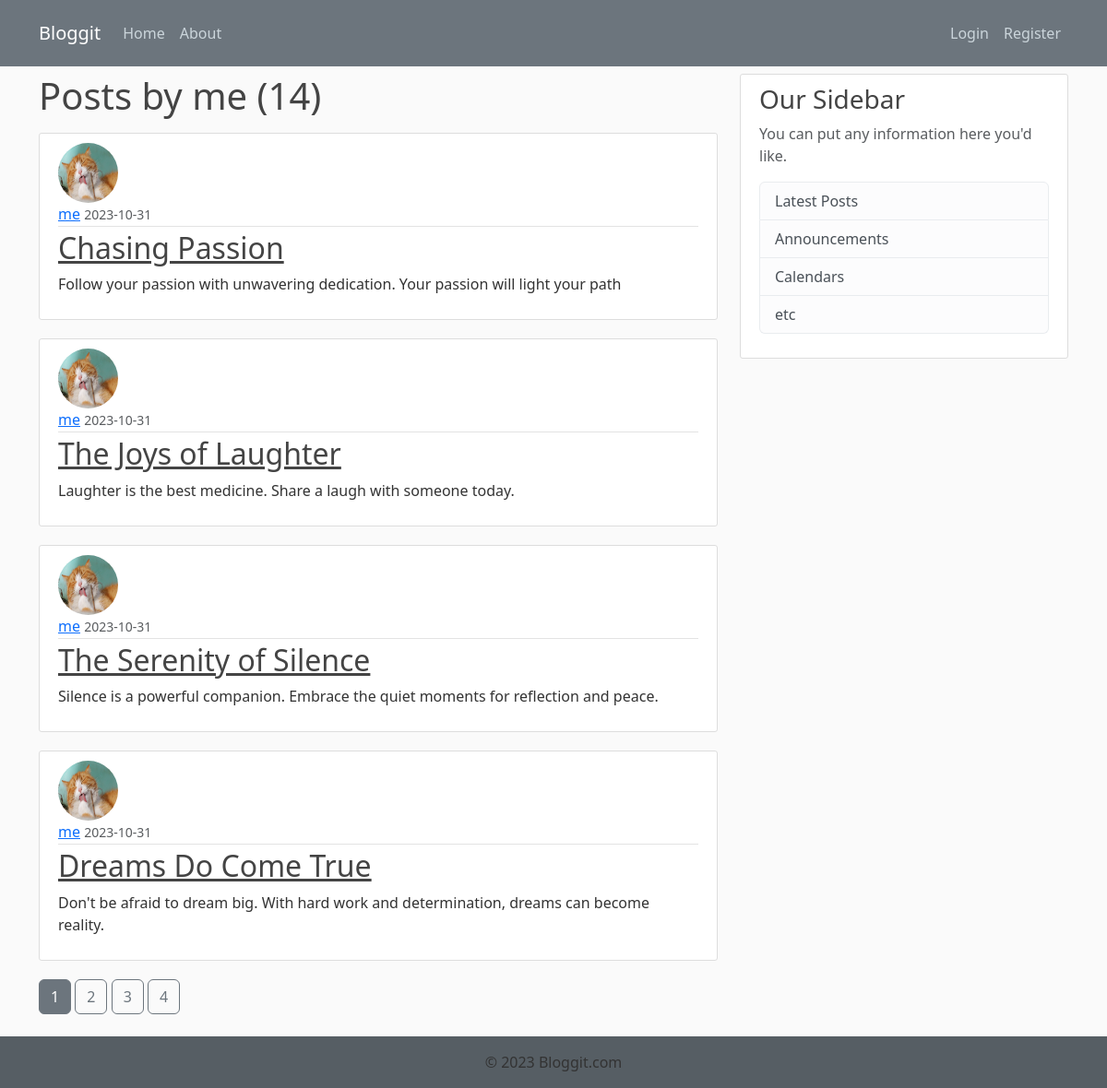
Page /user/me on the earlier database version.
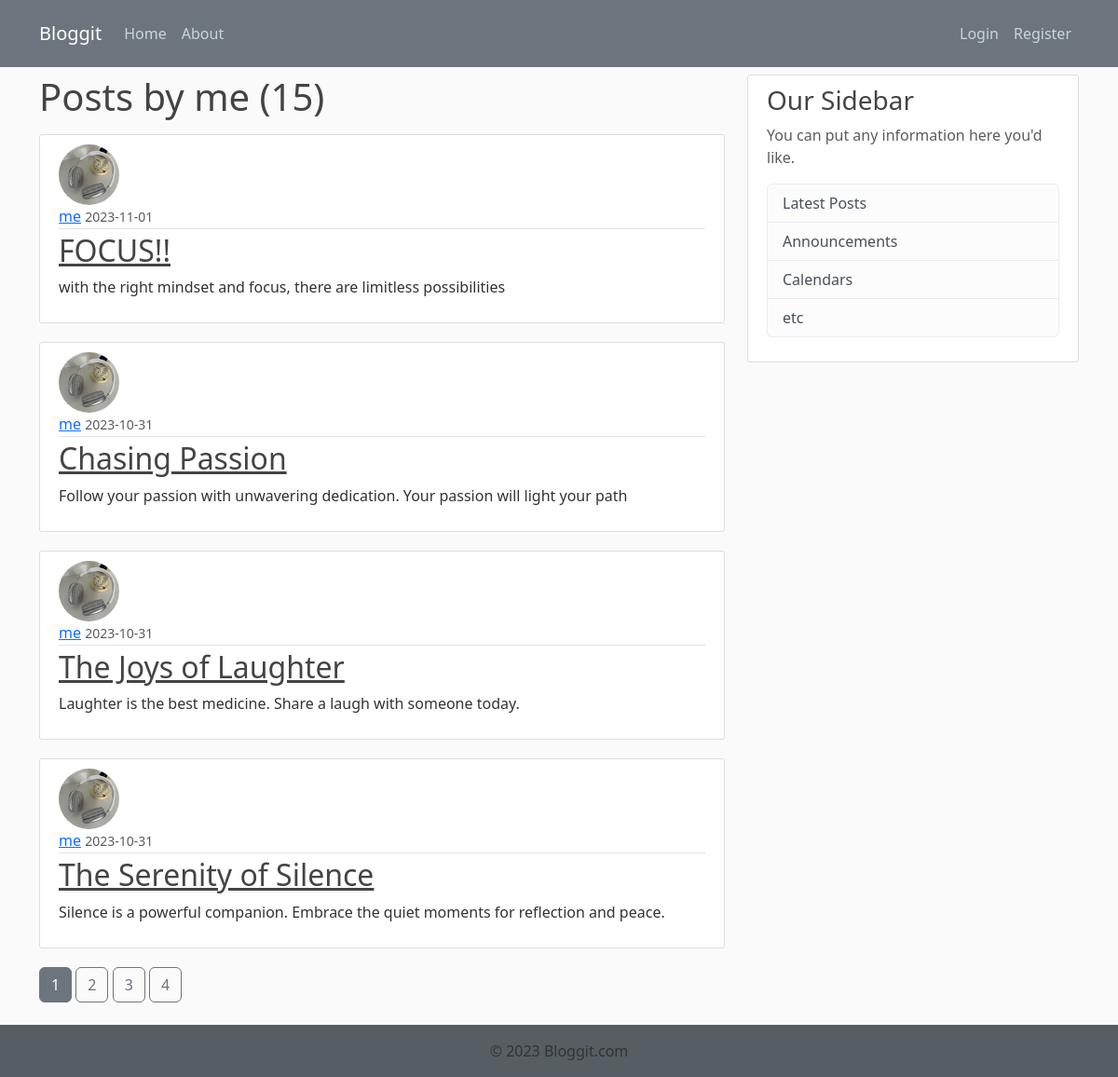
Same page on the later database version.
### flaskblog/models.py (models this page shows, shortened)
class User(db.Model, UserMixin):
    id = db.Column(db.Integer, primary_key=True)
    username = db.Column(db.String(20), unique=True, nullable=False)
    email = db.Column(db.String(120), unique=True, nullable=False)
    image_file = db.Column(db.String(20), nullable=False, default='default.jpeg')
    password = db.Column(db.String(60), nullable=False)
    post = db.relationship('Post', backref='author', lazy=True)

class Post(db.Model):
    id = db.Column(db.Integer, primary_key=True)
    title = db.Column(db.String(100), nullable=False)
    date_posted = db.Column(db.DateTime, nullable=False, default=datetime.utcnow)
    content = db.Column(db.Text, nullable=False)
    user_id = db.Column(db.Integer, db.ForeignKey('user.id'), nullable=False)

### flaskblog/routes.py (the view)
@app.route("/user/<string:username>")
def user_posts(username):
    page = request.args.get('page', 1, type=int)
    user = User.query.filter_by(username=username).first_or_404()
    posts = Post.query.filter_by(author=user).order_by(Post.date_posted.desc()).paginate(page=page, per_page=4)
    return render_template("user_posts.html", posts=posts, user=user)

### flaskblog/templates/user_posts.html
{% extends "layout.html" %}
{% block content %}
    <h1 class="mb-3"> Posts by {{ user.username }} ({{ posts.total }})</h1>
{% for post in posts.items %}
    <article class="media content-section">
        <img class="rounded-circle article-img" src="{{ url_for('static', filename='profile_pics/' + post.author.image_file) }}">
        <div class="media-body">
            <div class="article-metadata">
            <a class="mr-2" href="{{ url_for('user_posts', username=post.author.username) }}">{{ post.author.username }}</a>
            <small class="text-muted">{{ post.date_posted.strftime('%Y-%m-%d') }}</small>
            </div>
            <h2><a class="article-title" href="{{ url_for('post', post_id=post.id)}}">{{ post.title }}</a></h2>
            <p class="article-content">{{ post.content }}</p>
        </div>
    </article>
{% endfor %}
{% for page_num in posts.iter_pages(left_edge=1, right_edge=1, left_current=1, right_current=2) %}
    {% if page_num %}
        {% if posts.page == page_num %}
            <a class="btn btn-secondary mb-4" href="{{ url_for('user_posts', username=user.username, page=page_num)}}">{{ page_num }}</a>
        {% else %}
            <a class="btn btn-outline-secondary mb-4" href="{{ url_for('user_posts', username=user.username, page=page_num)}}">{{ page_num }}</a>
        {% endif %}
    {% else %}
        ...
    {% endif %}
{% endfor %}
{% endblock content %}

### flaskblog/templates/layout.html (shortened to what this page needs)
<!DOCTYPE html>
<html lang="en">
<head>
    <link href="https://cdn.jsdelivr.net/npm/bootstrap@5.3.2/dist/css/bootstrap.min.css" rel="stylesheet">
    <link rel="stylesheet" href="https://cdn.jsdelivr.net/npm/@fortawesome/fontawesome-free@6.2.1/css/fontawesome.min.css">
    <link rel = "stylesheet" type="text/css" href="{{ url_for('static', filename='main.css')}}">
</head>
<body>
  <header class="site-header">
    <nav class="navbar navbar-expand-md navbar-dark bg-secondary fixed-top py-3">
        <div class="container">
            <a class="navbar-brand mr-4" href="/">Bloggit</a>
            <div class="collapse navbar-collapse justify-content-between" id="navbarToggle">
                <ul class="navbar-nav ml-auto">
                    <li class="nav-item">
                        <a class="nav-link" href="{{ url_for('home')}}">Home</a>
                    </li>
                    <li class="nav-item">
                        <a class="nav-link" href="{{ url_for('about')}}">About</a>
                    </li>
                </ul>
                <ul class="navbar-nav">
                  {% if current_user.is_authenticated %}
                  <li class="nav-item">
                    <a class="nav-link" href="{{ url_for('new_post')}}">New Post</a>
                </li>
                  <li class="nav-item">
                    <a class="nav-link" href="{{ url_for('account')}}">My Account</a>
                </li>
                  <li class="nav-item">
                    <a class="nav-link" href="{{ url_for('logout')}}">Logout</a>
                </li>
                  {% else %}
                    <li class="nav-item">
                        <a class="nav-link" href="{{ url_for('login')}}">Login</a>
                    </li>
                    <li class="nav-item">
                        <a class="nav-link" href="{{ url_for('register')}}">Register</a>
                    </li>
                  {% endif %}
                </ul>
            </div>
        </div>
    </nav>
</header>
      <main role="main" class="container">
        <div class="row">
          <div class="col-md-8">
            {% block content %}{% endblock %}
          </div>
          <div class="col-md-4">
            <div class="content-section">
              <h3>Our Sidebar</h3>
              <p class='text-muted'>You can put any information here you'd like.
                <ul class="list-group">
                  <li class="list-group-item list-group-item-light">Latest Posts</li>
                  <li class="list-group-item list-group-item-light">Announcements</li>
                  <li class="list-group-item list-group-item-light">Calendars</li>
                  <li class="list-group-item list-group-item-light">etc</li>
                </ul>
              </p>
            </div>
          </div>
        </div>
      </main>
        <footer class="bg-secondary">
          <div class="text-center p-3" style="background-color: rgba(0, 0, 0, 0.2);">
            © 2023 Bloggit.com
          </div>
        </footer>
</body>
</html>

### flaskblog/static/main.css (style rules this page uses)
body { background: #fafafa; color: #333333; margin-top: 5rem; display: flex; flex-direction: column; min-height: 100vh; }
h1, h2, h3, h4, h5, h6 { color: #444444; }
.site-header .navbar-nav .nav-link { color: #cbd5db; }
.content-section { background: #ffffff; padding: 10px 20px; border: 1px solid #dddddd; border-radius: 3px; margin-bottom: 20px; }
.article-title { color: #444444; }
.article-content { white-space: pre-line; }
.article-img { height: 65px; width: 65px; margin-right: 16px; }
.article-metadata { padding-bottom: 1px; margin-bottom: 4px; border-bottom: 1px solid #e3e3e3 }
main { flex: 1; }
footer { flex-shrink: 0; }

Differences in the rows shown:
no longer on this page (row unchanged): Post: image_file (placeholder picture), author.username "me", date_posted "2023-10-31", title "Dreams Do Come True", content "Don't be afraid to dream big. With hard work and determination, dreams can become reality."
added Post: image_file (picture), author.username "me", date_posted "2023-11-01", title "FOCUS!!", content "with the right mindset and focus, there are limitless possibilities"
changed through a linked row, Post "Chasing Passion": image_file: picture added in place of a placeholder
changed through a linked row, Post "The Joys of Laughter": image_file: picture added in place of a placeholder
changed through a linked row, Post "The Serenity of Silence": image_file: picture added in place of a placeholder
Other differences:
{{ posts.total }}: "14" → "15"
